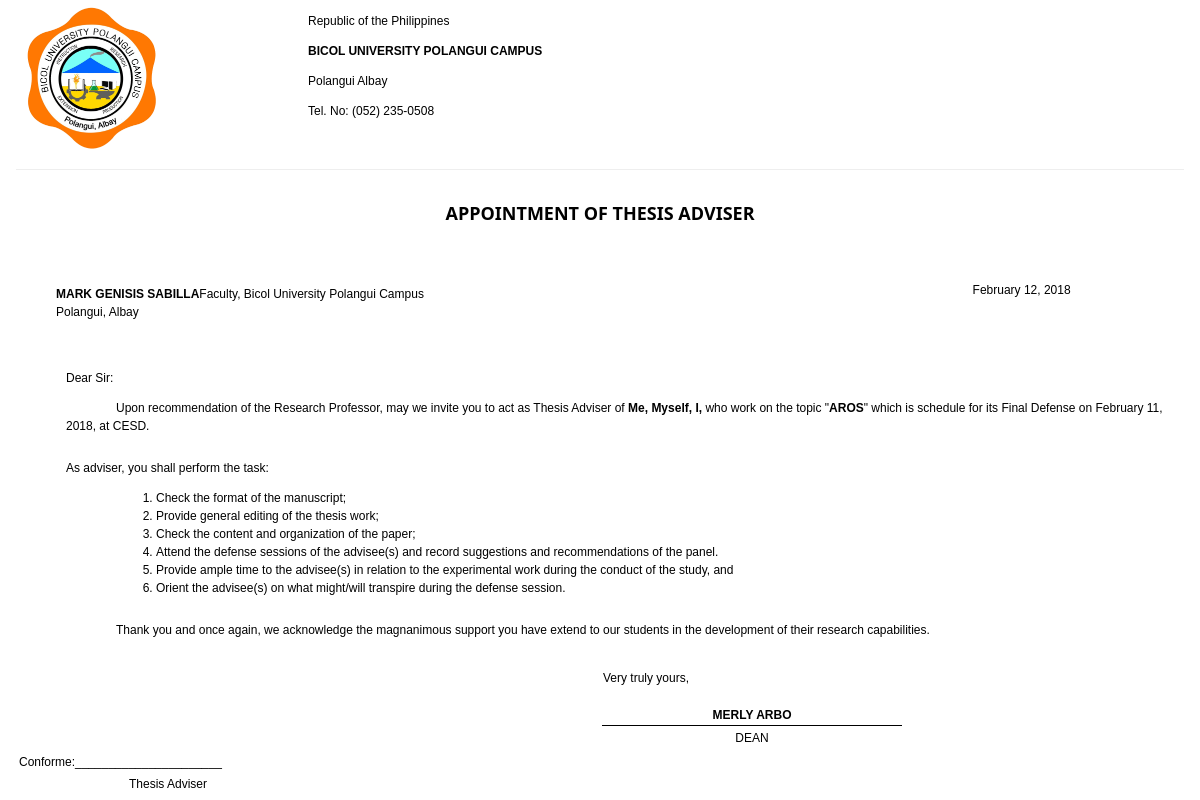
/research/adviser_appointment.php?id=2, run on the app's committed database.
### tables this page shows
CREATE TABLE `researches` (
  `id` int(11) UNSIGNED NOT NULL,
  `title` varchar(255) NOT NULL,
  `description` longtext NOT NULL,
  `course_id` varchar(10) NOT NULL,
  `adviserId` varchar(20) NOT NULL,
  `schoolYear` varchar(40) NOT NULL
);

CREATE TABLE `schedules` (
  `id` int(10) UNSIGNED NOT NULL,
  `researchId` varchar(20) NOT NULL,
  `venue` varchar(255) NOT NULL,
  `defenseType` varchar(10) NOT NULL,
  `rubricId` varchar(20) NOT NULL,
  `dateSchedule` varchar(50) NOT NULL,
  `dateAdded` varchar(50) NOT NULL,
  `status` varchar(10) NOT NULL
);

### include/dbcon.php (called while the page is built, shortened)
<?php
	function getVenue($x){
		$sql=mysql_query("select * from schedules where researchId='$x'");
		while($row=mysql_fetch_assoc($sql)){
			return $row['venue'];
		}
	}
	function getName($x){
		if(is_array($x)){
			foreach($x as $key => $value){
				$sql=mysql_query("select * from users where id='$value'");
					while($row = mysql_fetch_assoc($sql)){
					$d[] = $row['first_name']." ".$row['last_name'];
				}
			}
		}else{
			$sql=mysql_query("select * from users where id='$x'");
			while($row = mysql_fetch_assoc($sql)){
				$d[] = $row['first_name']." ".$row['last_name'];
			}
		}
		return $d;
	}
	function getTitle($x){
		$sql = mysql_query("SELECT * FROM `researches` WHERE `id`='$x'");
		while($row = mysql_fetch_assoc($sql)){
			return $row['title'];
		}
	}
	function getSched($x){
		$sql=mysql_query("select * from schedules where researchId='$x'");
		while($row=mysql_fetch_assoc($sql)){
			return $row['dateSchedule'];
		}
	}
	function getPropo($x){
		$sql = mysql_query("SELECT * FROM `proponents` WHERE `researchId`='$x'");
		while($row = mysql_fetch_assoc($sql)){
			$prop[] = $row['name'];
		}
		return $prop;
	}
?>

### research/adviser_appointment.php (the view, shortened to what this page needs)
<?php
include "../include/dbcon.php";
?>
<!DOCTYPE html PUBLIC "-//W3C//DTD XHTML 1.0 Transitional//EN" "http://www.w3.org/TR/xhtml1/DTD/xhtml1-transitional.dtd">
<html xmlns="http://www.w3.org/1999/xhtml">
<head>
<link href='../css/jquery-ui.css' rel='stylesheet'  />
<link rel="stylesheet" href="../css/w3.css">
</head>
<body style="font-size:12px;" onload="window.print();">
<div class="w3-container">
	<div class="w3-row">
    	<div class="w3-col s3">
        	<img src="../images/bupc.png" width="150" style="position:relative;" class=""  />
        </div>
        <div class="w3-col s8">
        	<p>Republic of the Philippines</p>
            <p><strong>BICOL UNIVERSITY POLANGUI CAMPUS</strong></p>
             <p>Polangui Albay</p>
              <p>Tel. No: (052) 235-0508</p>
        </div>
    </div>
    <hr class="w3-black" />
    <?php
	$id=$_GET['id'];
		$sql=mysql_query("select * from researches where id='$id'");
		while($row=mysql_fetch_assoc($sql)){
	?>
    <div class="w3-row">
    <h5 class="w3-center"><strong>APPOINTMENT OF THESIS ADVISER</strong></h5><br /><Br />
    	<div class="w3-col s5 w3-padding-right">
        	<ul style="list-style:none;" >
                <li class="w3-left"><strong><?php echo strtoupper(implode(" ",getName($row['adviserId']))); ?></strong></li>
                <li class="w3-left">Faculty, Bicol University Polangui Campus</li><br />
                <li class="w3-left">Polangui, Albay</li>
            </ul>
        </div>
        <div class="w3-col s6">
        	<ul class="w3-ul">
            <li class="w3-right"> <?php echo date("F d, Y",time()); ?></li>
            </ul>
        </div>
    </div>
    <div class="w3-row"><br /><br />
    	<p style="text-indent:50px; ">Dear Sir:</p>
    	<p style="text-indent:50px; margin-left:50px; ">Upon recommendation of the Research Professor, may we invite you to act as Thesis Adviser of <strong><?php foreach(getPropo($id) as $key => $val){echo $val.", ";} ?></strong> who work on the topic "<strong><?php echo getTitle($id); ?></strong>" which is schedule for its Final Defense on <?php echo date("F d, Y",strtotime(getSched($id))); ?>, at <?php echo getVenue($id); ?>.</p>
    </div>
     <div class="w3-row">
    	<p style="text-indent:50px; ">As adviser, you shall perform the task:</p>
        <ol style="margin-left:100px;" >
        	<li>Check the format of the manuscript;</li>
            <li>Provide general editing of the thesis work;</li>
            <li>Check the content and organization of the paper;</li>
            <li>Attend the defense sessions of the advisee(s) and record suggestions and recommendations of the panel.</li>
            <li>Provide ample time to the advisee(s) in relation to the experimental work during the conduct of the study, and</li>
            <li>Orient the advisee(s) on what might/will transpire during the defense session.</li>
        </ol>
    </div>
    <div class="w3-row">
    	<div class="w3-col"><p style="text-indent:50px;  margin-left:50px;">Thank you and once again, we acknowledge the magnanimous support you have extend to our students in the development of their research capabilities.</p></div>
    </div>
    <div class="w3-row">
    	<div class="w3-col s4 w3-padding-right">
        </div>
        <div class="w3-col s6 w3-right">
        <table>
        <tr>
            	<td   width="300" height="50" >Very truly yours,</td>
            </tr>
        	<tr>
            	<td style="border-bottom:1px solid #000;" width="300" class="w3-center"><strong>MERLY ARBO</strong></td>
            </tr>
            <tr>
            	<td  class="w3-center">DEAN</td>
              </tr>
           </table>
        </div>
    </div>
    <div class="w3-row">
    	<table >
        	<tr>
            	<td   width="300"   >Conforme:______________________</td>
                <td width="300" class="w3-center"></td>
                <td   width="300" ></td>
            </tr>
             <tr>
            	<td   width="300" class="w3-center"  >Thesis Adviser</td>
                <td   width="300" class="w3-center"></td>
                <td   width="300"  ></td>
            </tr>
           </table>
    </div>
    <?php } ?>
</div>
</body>
</html>

### css/w3.css (style rules this page uses)
html { box-sizing:border-box }
*,*:before,*:after { box-sizing:inherit }
html { -ms-text-size-adjust:100%;-webkit-text-size-adjust:100% }
body { margin:0 }
img { border-style:none }
hr { box-sizing:content-box;height:0;overflow:visible }
html,body { font-family:Verdana,sans-serif;font-size:15px;line-height:1.5 }
html { overflow-x:hidden }
h5 { font-size:18px }
h1,h2,h3,h4,h5,h6 { font-family:"Segoe UI",Arial,sans-serif;font-weight:400;margin:10px 0 }
hr { border:0;border-top:1px solid #eee;margin:20px 0 }
img { margin-bottom:-5px }
.w3-ul { list-style-type:none;padding:0;margin:0 }
.w3-ul li { padding:8px 16px;border-bottom:1px solid #ddd }
.w3-ul li:last-child { border-bottom:none }
.w3-container:after,.w3-container:before,.w3-panel:after,.w3-panel:before,.w3-row:after,.w3-row:before,.w3-row-padding:after,.w3-row-padding:before, .w3-cell-row:before,.w3-cell-row:after,.w3-clear:after,.w3-clear:before,.w3-bar:before,.w3-bar:after { content:"";display:table;clear:both }
.w3-col,.w3-half,.w3-third,.w3-twothird,.w3-threequarter,.w3-quarter { float:left;width:100% }
.w3-col.s3 { width:24.99999% }
.w3-col.s4 { width:33.33333% }
.w3-col.s5 { width:41.66666% }
.w3-col.s6 { width:49.99999% }
.w3-col.s8 { width:66.66666% }
.w3-container,.w3-panel { padding:0.01em 16px }
.w3-center { text-align:center!important }
.w3-left { float:left!important }
.w3-right { float:right!important }
.w3-black,.w3-hover-black:hover { color:#fff!important;background-color:#000!important }

### data on the page
researches: adviserId "MARK GENISIS SABILLA", val "Me", val "Myself", val "I", title "AROS", schedules.dateSchedule "February 11, 2018", schedules.venue "CESD"
